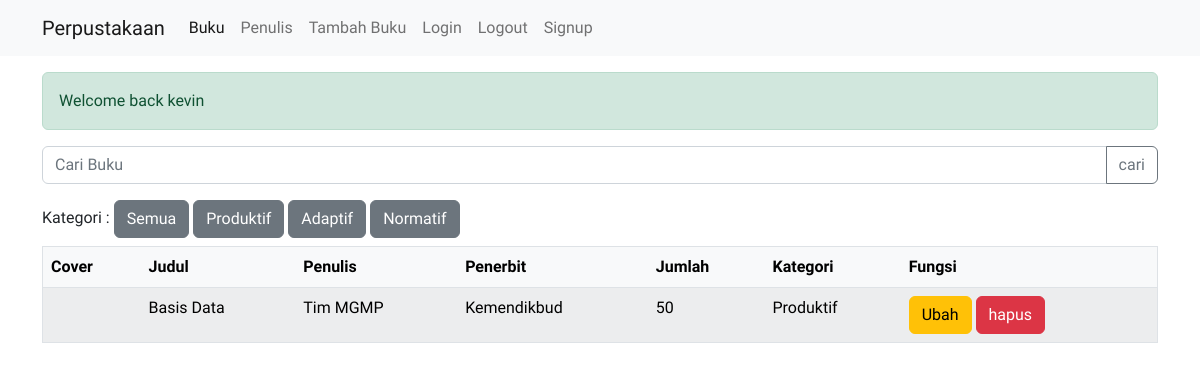
/buku/?kategori=1 (signed in), run on the app's committed database.
### perpustakaan/models.py (models this page shows, shortened)
class Keterangan(models.Model):
    nama = models.CharField(max_length=50)
    keterangan = models.TextField()
    def __str__(self):
        return self.nama

class Buku(models.Model):
    judul =  models.CharField(max_length=50)
    penulis = models.CharField(max_length=40)
    penerbit = models.CharField(max_length=40)
    jumlah = models.IntegerField(null=True)
    keterangan = models.ForeignKey("Keterangan", on_delete=models.CASCADE,null=True)
    cover = models.ImageField(upload_to='cover',null=True)
    tanggal = models.DateTimeField(auto_now_add=True,null=True)

### perpustakaan/views.py (the view)
# urls.py: path('buku/', buku, name='buku'),
@login_required(login_url=LOGIN_URL)
def buku(request):
    buku_buku = Buku.objects.all()
    keterangan_keterangan = Keterangan.objects.all()
    buku_search = request.GET.get('buku')
    keterangan_search = request.GET.get('kategori')
    if buku_search:
        buku_buku = Buku.objects.filter(judul__icontains=buku_search)
    elif keterangan_search:
        buku_buku = Buku.objects.filter(keterangan=keterangan_search)
    konteks = {
        "page" : "buku",
        "buku_buku" : buku_buku ,
        "keterangan_keterangan" : keterangan_keterangan
    }
    return render(request,'buku.html', konteks)

### perpustakaan/templates/buku.html (shortened to what this page needs)
{% extends 'base.html' %}
{% block content %}
    <div class="container my-3">
        <div class="alert alert-success">Welcome back {{ user }}</div>
        <form action="" method="get" class="my-3">
            <div class="input-group mb-3">
                <input type="text" class="form-control" placeholder="Cari Buku" aria-label="Cari Buku" aria-describedby="button-addon2" name="buku">
                <button class="btn btn-outline-secondary" type="submit" id="button-addon2">cari</button>
            </div>
        </form>
        <p class="my-2">Kategori :
            <a class="btn btn-secondary" href="?kategori=">Semua</a>
            {% for keterangan in keterangan_keterangan %}
            <a class="btn btn-secondary" href="?kategori={{ keterangan.id }}">{{ keterangan.nama }}</a>
            {% endfor %}
        </p>
        <table class="table table-light table-striped border">
            <thead>
              <tr>
                <th scope="col">Cover</th>
                <th scope="col">Judul</th>
                <th scope="col">Penulis</th>
                <th scope="col">Penerbit</th>
                <th scope="col">Jumlah</th>
                <th scope="col">Kategori</th>
                <th scope="col">Fungsi</th>
              </tr>
            </thead>
            <tbody>
                {% for buku in buku_buku %}
                    <tr>
                        {% if buku.cover %}
                          <td>
                          </td>
                        {% endif %}
                        <td>{{ buku.judul }}</td>
                        <td>{{ buku.penulis }}</td>
                        <td>{{ buku.penerbit }}</td>
                        <td>{{ buku.jumlah }}</td>
                        <td>{{ buku.keterangan }}</td>
                        <td>
                            <a href="/buku/ubah/{{ buku.id }}" class="btn btn-warning">Ubah</a>
                            <button type="button" class="btn btn-danger" data-bs-toggle="modal" data-bs-target="#hapus-{{ buku.id }}">
                                hapus
                            </button>
                        </td>
                    </tr>
                {% endfor %}
            </tbody>
          </table>
    </div>
{% endblock %}

### static/css/style.css (style rules this page uses)
* { padding: 0; margin: 0; box-sizing: border-box; font-family: "Viga"; }

### data on the page
Keterangan: nama "Produktif"
Keterangan: nama "Adaptif"
Keterangan: nama "Normatif"
Buku: judul "Basis Data", penulis "Tim MGMP", penerbit "Kemendikbud", jumlah "50", keterangan "Produktif"

### other printed values
{{ user }} "kevin"
